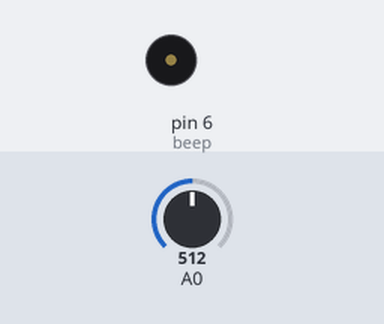
The sketch below on a simulated Arduino Uno, built with avr-gcc and run on an emulated ATmega328P. Shown: buzzer (waves = sounding, pin HIGH). The inputs (shaded band) are chosen by the test bench; at power-on: A0 = 512. What the sketch prints to the serial monitor is not drawn.

Above: at 0.1 s.
At 0.6 s:
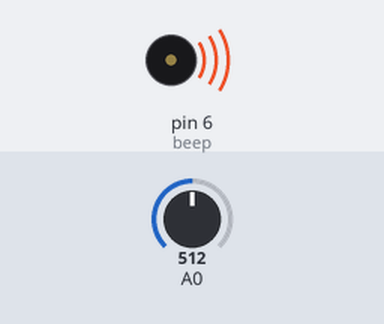
Timing chart, 0 to 2.1 s (numbered marks = the images above):
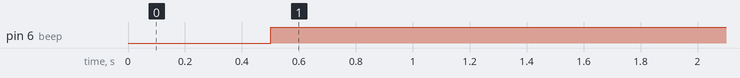

The sketch:

Sketch.ino
```cpp
/*
Name:		Sketch.ino
Created:	17-Jun-18 11:18:21
Author:	liliam
*/

int measurement = 0;
int beep = 6;

// the setup function runs once when you press reset or power the board
void setup()
{
	Serial.begin(9600);
	pinMode(6, OUTPUT);

}

// the loop function runs over and over again until power down or reset
void loop()
{
	measurement = analogRead(A0);
	Serial.print("Moisture measurement: ");
	Serial.print(measurement);
	delay(500);
	if (measurement > 100)
		digitalWrite(beep, HIGH);
	else
		digitalWrite(beep, LOW);
}
```

Measured:
- by itself, pin 6 (beep): LOW → HIGH at 0.50 s
